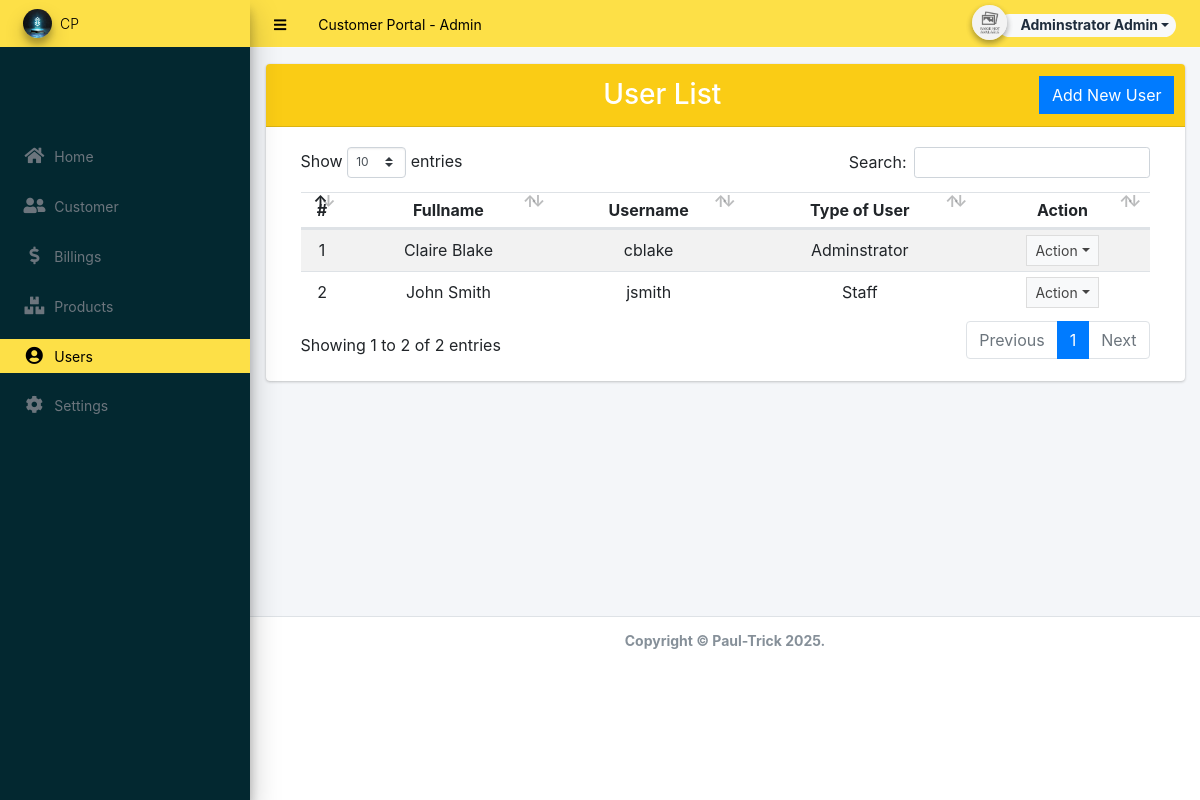
Page /admin/?page=user/list (signed in) on the committed database.
### tables this page shows
CREATE TABLE `users` (
  `id` int(50) NOT NULL,
  `firstname` varchar(250) NOT NULL,
  `middlename` text DEFAULT NULL,
  `lastname` varchar(250) NOT NULL,
  `username` text NOT NULL,
  `password` text NOT NULL,
  `profile` text DEFAULT NULL,
  `last_login` datetime DEFAULT NULL,
  `type` tinyint(1) NOT NULL DEFAULT 0,
  `date_added` datetime NOT NULL DEFAULT current_timestamp(),
  `date_updated` datetime DEFAULT NULL ON UPDATE current_timestamp()
);

### config.php (called while the page is built, shortened)
<?php
require_once('classes/DBConnection.php');
require_once('classes/SystemSettings.php');
function validate_image($file){
	if(!empty($file)){
        $ex = explode('?',$file);
        $file = $ex[0];
        $param =  isset($ex[1]) ? '?'.$ex[1]  : '';
		if(is_file(base_app.$file)){
			return base_url.$file.$param;
		}else{
			return base_url.'dist/img/no-image-available.png';
		}
	}else{
		return base_url.'dist/img/no-image-available.png';
	}
}
function isMobileDevice(){
    $aMobileUA = array(
        '/iphone/i' => 'iPhone',
        '/ipod/i' => 'iPod',
        '/ipad/i' => 'iPad',
        '/android/i' => 'Android',
        '/blackberry/i' => 'BlackBerry',
        '/webos/i' => 'Mobile'
    );
    return false;
}
?>

### classes/DBConnection.php (called while the page is built, shortened)
<?php
class DBConnection{
    private $host = DB_SERVER;
    private $username = DB_USERNAME;
    private $password = DB_PASSWORD;
    private $database = DB_NAME;
    public $conn;
    public function __construct(){
        if (!isset($this->conn)) {
            $this->conn = new mysqli($this->host, $this->username, $this->password, $this->database);
        }
    }
}
?>

### classes/SystemSettings.php (called while the page is built, shortened)
<?php
class SystemSettings extends DBConnection{
	function userdata($field = ''){
		if(!empty($field)){
			if(isset($_SESSION['userdata'][$field]))
				return $_SESSION['userdata'][$field];
			else
				return null;
		}else{
			return false;
		}
	}
	function info($field=''){
		if(!empty($field)){
			if(isset($_SESSION['system_info'][$field]))
				return $_SESSION['system_info'][$field];
			else
				return false;
		}else{
			return false;
		}
	}
}
$_settings = new SystemSettings();
?>

### admin/user/list.php (the view, shortened to what this page needs)
<div class="card">
	<div class="">
	<div class="card-header d-flex justify-content-between align-items-center text-white" style="background-color: #facc15;">
		<h3 class="m-auto">User List</h3>
		<div class="card-tools">
			<a href="?page=user/manage_user" class="btn btn-flat btn-primary">Add New User</a>
		</div>
		</div>
	</div>
	<div class="card-body">
		<div class="container-fluid">
        <div class="container-fluid">
			<table class="table table-hover table-striped">
				<!-- <colgroup>
					<col width="5%">
					<col width="10%">
					<col width="20%">
					<col width="20%">
					<col width="15%">
					<col width="15%">
					<col width="10%">
				</colgroup> -->
				<thead>
					<tr class="text-center">
						<th>#</th>
						<th>Fullname</th>
						<th>Username</th>
						<th>Type of User</th>
						<th>Action</th>
					</tr>
				</thead>
				<tbody>
					<?php
						$i = 1;
						$qry = $conn->query("SELECT *,concat(firstname,' ',lastname) as name from `users` where id != '1' order by concat(firstname,' ',lastname) asc ");
						while($row = $qry->fetch_assoc()):
					?>
						<tr class="text-center">
							<td class="text-center"><?php echo $i++; ?></td>
							<td><?php echo ucwords($row['name']) ?></td>
							<td ><p class="m-0 truncate-1"><?php echo $row['username'] ?></p></td>
							<td ><p class="m-0"><?php echo ($row['type'] == 1 )? "Adminstrator" : "Staff" ?></p></td>
							<td align="center">
								 <button type="button" class="btn btn-flat btn-default btn-sm dropdown-toggle dropdown-icon" data-toggle="dropdown">
				                  		Action
				                  </button>
							</td>
						</tr>
					<?php endwhile; ?>
				</tbody>
			</table>
		</div>
		</div>
	</div>
</div>

### admin/index.php (shortened to what this page needs)
<?php require_once('../config.php'); ?>
 <!DOCTYPE html>
<html lang="en" class="" style="height: auto;">
<?php require_once('inc/header.php') ?>
  <body class="sidebar-mini layout-fixed control-sidebar-slide-open layout-navbar-fixed sidebar-mini-md sidebar-mini-xs" data-new-gr-c-s-check-loaded="14.991.0" data-gr-ext-installed="" style="height: auto;">
    <div class="wrapper">
     <?php require_once('inc/topBarNav.php') ?>
     <?php require_once('inc/navigation.php') ?>
     <?php $page = isset($_GET['page']) ? $_GET['page'] : 'home';  ?>
      <div class="content-wrapper pt-3" style="min-height: 567.854px;">
        <section class="content ">
          <div class="container-fluid">
            <?php
              if(!file_exists($page.".php") && !is_dir($page)){
                  include '404.html';
              }else{
                if(is_dir($page))
                  include $page.'/index.php';
                else
                  include $page.'.php';
              }
            ?>
          </div>
        </section>
      </div>
      <?php require_once('inc/footer.php') ?>
  </body>
</html>

### admin/inc/header.php (shortened to what this page needs)
<head>
    <link rel="stylesheet" href="<?php echo base_url ?>plugins/fontawesome-free/css/all.min.css">
    <link rel="stylesheet" href="<?php echo base_url ?>plugins/tempusdominus-bootstrap-4/css/tempusdominus-bootstrap-4.min.css">
  <link rel="stylesheet" href="<?php echo base_url ?>plugins/datatables-bs4/css/dataTables.bootstrap4.min.css">
  <link rel="stylesheet" href="<?php echo base_url ?>plugins/datatables-responsive/css/responsive.bootstrap4.min.css">
  <link rel="stylesheet" href="<?php echo base_url ?>plugins/datatables-buttons/css/buttons.bootstrap4.min.css">
  <link rel="stylesheet" href="<?php echo base_url ?>plugins/select2/css/select2.min.css">
  <link rel="stylesheet" href="<?php echo base_url ?>plugins/select2-bootstrap4-theme/select2-bootstrap4.min.css">
    <link rel="stylesheet" href="<?php echo base_url ?>plugins/icheck-bootstrap/icheck-bootstrap.min.css">
    <link rel="stylesheet" href="<?php echo base_url ?>plugins/jqvmap/jqvmap.min.css">
    <link rel="stylesheet" href="<?php echo base_url ?>dist/css/adminlte.css">
    <link rel="stylesheet" href="<?php echo base_url ?>dist/css/custom.css">
    <link rel="stylesheet" href="<?php echo base_url ?>plugins/overlayScrollbars/css/OverlayScrollbars.min.css">
    <link rel="stylesheet" href="<?php echo base_url ?>plugins/daterangepicker/daterangepicker.css">
    <link rel="stylesheet" href="<?php echo base_url ?>plugins/summernote/summernote-bs4.min.css">
  <link rel="stylesheet" href="<?php echo base_url ?>plugins/sweetalert2-theme-bootstrap-4/bootstrap-4.min.css">
  </head>

### admin/inc/topBarNav.php (shortened to what this page needs)
<nav class="main-header navbar navbar-expand navbar-dark border border-light border-top-0  border-left-0 border-right-0 navbar-light text-sm ">
  <ul class="navbar-nav">
    <li class="nav-item">
    <a class="nav-link" data-widget="pushmenu" href="#" role="button" style="color: black"><i class="fas fa-bars"></i></a>
    </li>
    <li class="nav-item d-none d-sm-inline-block">
      <a href="<?php echo base_url ?>" class="nav-link" style="color: black;"><?php echo (!isMobileDevice()) ? $_settings->info('name'):$_settings->info('short_name'); ?> - Admin</a>
    </li>
  </ul>
  <ul class="navbar-nav ml-auto">
    <li class="nav-item">
      <div class="btn-group nav-link">
            <button type="button" class="btn btn-rounded badge badge-light dropdown-toggle dropdown-icon" data-toggle="dropdown">
              <span><img src="<?php echo validate_image($_settings->userdata('avatar')) ?>" class="img-circle elevation-2 user-img" alt="User Image"></span>
              <span class="ml-3"><?php echo ucwords($_settings->userdata('firstname').' '.$_settings->userdata('lastname')) ?></span>
            </button>
        </div>
    </li>
  </ul>
</nav>

### admin/inc/navigation.php (shortened to what this page needs)
<aside class="main-sidebar elevation-4 sidebar-no-expand  disabled" style="background-color: #032830; ">
  <a href="<?php echo base_url ?>admin" class="brand-link  text-sm" style="background-color: #fde047; ">
  <img src="<?php echo validate_image($_settings->info('logo'))?>" alt="Store Logo" class="brand-image img-circle elevation-3 " style="width: 1.8rem;height: 1.8rem;max-height: unset;object-fit:scale-down;object-position:center center">
  <span class="brand-text font-weight-light" style="color: black;"><?php echo $_settings->info('short_name') ?></span>
  </a>
  <div class="sidebar os-host os-theme-light os-host-overflow os-host-overflow-y os-host-resize-disabled os-host-transition os-host-scrollbar-horizontal-hidden">
    <div class="os-content-glue" style="margin: 0px -8px; width: 249px; height: 646px;"></div>
    <div class="os-padding">
      <div class="os-viewport os-viewport-native-scrollbars-invisible" style="overflow-y: scroll;">
        <div class="os-content" style="padding: 0px 8px; height: 100%; width: 100%; margin-top: 4rem;">
          <nav class="mt-4">
             <ul class="nav nav-pills nav-sidebar flex-column text-sm nav-compact nav-flat nav-child-indent nav-collapse-hide-child" data-widget="treeview" role="menu" data-accordion="false">
              <li class="nav-item dropdown items">
                <a href="./" class="nav-link nav-home">
                  <i class="nav-icon fas fa-home"></i>
                  <p>
                    Home
                  </p>
                </a>
              </li>
              <li class="nav-item items">
                <a href="<?php echo base_url ?>admin/?page=client" class="nav-link nav-client">
                  <i class="nav-icon fas fa-user-friends"></i>
                  <p>
                    Customer
                  </p>
                </a>
              </li>
              <li class="nav-item items">
                <a href="<?php echo base_url ?>admin/?page=invoice" class="nav-link nav-invoice">
                  <i class="nav-icon fas fa-dollar-sign"></i>
                  <p>
                    Billings
                  </p>
                </a>
              </li>
              <?php if($_settings->userdata('type') == 1): ?>
              <li class="nav-item dropdown items">
                <a href="<?php echo base_url ?>admin/?page=maintenance/services" class="nav-link nav-maintenance_services">
                  <i class="nav-icon fas fa-boxes"></i>
                  <p>
                    Products
                  </p>
                </a>
              </li>
              <li class="nav-item dropdown items">
                <a href="<?php echo base_url ?>admin/?page=user/list" class="nav-link nav-user_list">
                  <i class="nav-icon fas fa-user-circle"></i>
                  <p>
                    Users
                  </p>
                </a>
              </li>
              <li class="nav-item dropdown items">
                <a href="<?php echo base_url ?>admin/?page=system_info" class="nav-link nav-system_info">
                  <i class="nav-icon fas fa-cog"></i>
                  <p>
                    Settings
                  </p>
                </a>
              </li>
              <?php endif; ?>
            </ul>
          </nav>
        </div>
      </div>
    </div>
  </div>
</aside>

### admin/inc/footer.php (shortened to what this page needs)
<footer class="main-footer text-sm text-center">
        <strong>Copyright © Paul-Trick <?php echo date('Y') ?>.
        </strong>
      </footer>
    </div>

### admin/inc/topBarNav.php (style rules this page uses)
.user-img { position: absolute; height: 35px; width: 35px; object-fit: cover; left: -15%; top: -45%; }
.btn-rounded { border-radius: 50px; }
.main-header { background-color: #fde047; }

### admin/inc/navigation.php (style rules this page uses)
.items { padding-top: 8px; padding-bottom: 8px; }

### rows in the picture
users: name "Claire Blake", username "cblake", type "Adminstrator"
users: name "John Smith", username "jsmith", type "Staff"

### other values in the picture
$_settings->info('name') "Customer Portal"
$_settings->userdata('firstname').' '.$_settings->userdata('lastname') "Adminstrator Admin"
$_settings->info('short_name') "CP"
